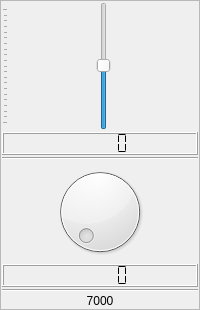
                     <widget class="QFrame" name="verticalFrame_34">
                      <property name="frameShape">
                       <enum>QFrame::StyledPanel</enum>
                      </property>
                      <layout class="QVBoxLayout" name="verticalLayout_36">
                       <property name="spacing">
                        <number>2</number>
                       </property>
                       <property name="leftMargin">
                        <number>1</number>
                       </property>
                       <property name="topMargin">
                        <number>1</number>
                       </property>
                       <property name="rightMargin">
                        <number>1</number>
                       </property>
                       <property name="bottomMargin">
                        <number>1</number>
                       </property>
                       <item>
                        <widget class="QSlider" name="eq_sld_25">
                         <property name="sizePolicy">
                          <sizepolicy hsizetype="Preferred" vsizetype="Expanding">
                           <horstretch>0</horstretch>
                           <verstretch>0</verstretch>
                          </sizepolicy>
                         </property>
                         <property name="minimumSize">
                          <size>
                           <width>0</width>
                           <height>128</height>
                          </size>
                         </property>
                         <property name="minimum">
                          <number>-300</number>
                         </property>
                         <property name="maximum">
                          <number>300</number>
                         </property>
                         <property name="singleStep">
                          <number>10</number>
                         </property>
                         <property name="value">
                          <number>1</number>
                         </property>
                         <property name="orientation">
                          <enum>Qt::Vertical</enum>
                         </property>
                         <property name="tickPosition">
                          <enum>QSlider::TicksAbove</enum>
                         </property>
                         <property name="tickInterval">
                          <number>30</number>
                         </property>
                        </widget>
                       </item>
                       <item>
                        <widget class="QLCDNumber" name="lcdNumber_96">
                         <property name="smallDecimalPoint">
                          <bool>true</bool>
                         </property>
                         <property name="segmentStyle">
                          <enum>QLCDNumber::Flat</enum>
                         </property>
                        </widget>
                       </item>
                       <item>
                        <widget class="Line" name="line_77">
                         <property name="orientation">
                          <enum>Qt::Horizontal</enum>
                         </property>
                        </widget>
                       </item>
                       <item>
                        <widget class="QDial" name="dial_25">
                         <property name="maximumSize">
                          <size>
                           <width>16777215</width>
                           <height>16777215</height>
                          </size>
                         </property>
                         <property name="minimum">
                          <number>1</number>
                         </property>
                         <property name="maximum">
                          <number>500</number>
                         </property>
                         <property name="singleStep">
                          <number>10</number>
                         </property>
                        </widget>
                       </item>
                       <item>
                        <widget class="QLCDNumber" name="lcdNumber_55">
                         <property name="smallDecimalPoint">
                          <bool>true</bool>
                         </property>
                         <property name="segmentStyle">
                          <enum>QLCDNumber::Flat</enum>
                         </property>
                        </widget>
                       </item>
                       <item>
                        <widget class="Line" name="line_50">
                         <property name="orientation">
                          <enum>Qt::Horizontal</enum>
                         </property>
                        </widget>
                       </item>
                       <item>
                        <widget class="QLabel" name="label_61">
                         <property name="text">
                          <string>7000</string>
                         </property>
                         <property name="scaledContents">
                          <bool>true</bool>
                         </property>
                         <property name="alignment">
                          <set>Qt::AlignCenter</set>
                         </property>
                        </widget>
                       </item>
                      </layout>
                     </widget>
